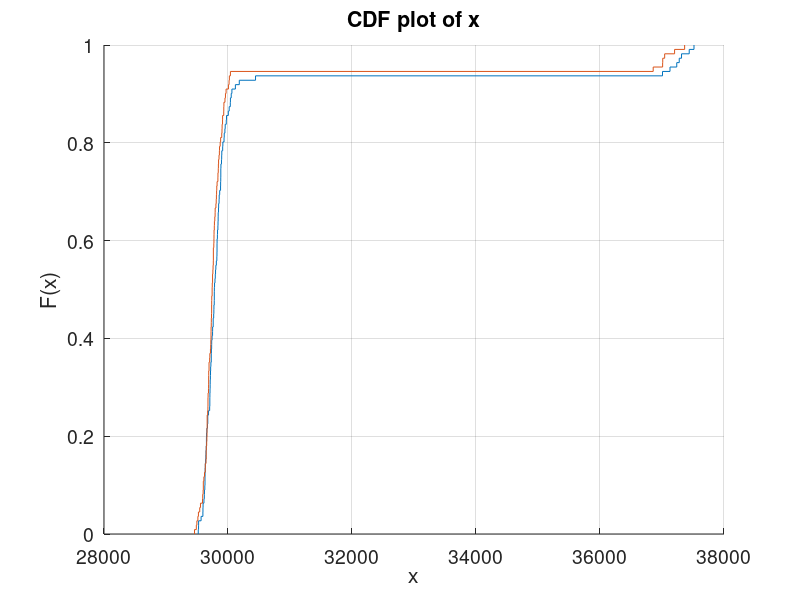

Here is the MATLAB script that generated this plot: (Note: this script raises an error after producing the figure.)
http1Time = [327587434, 302466497, 327862107, 326925506, 321118931, 328928438, 323664245, 326538385, 333599723, 1207158388, 332696463, 328157990, 333977957, 335136761, 285192895, 333157372, 326885225, 333364171, 1094294007, 327940000, 261849445, 259391321, 332831740, 305863771, 332643212, 328009274, 329151543, 334170672, 321680272, 335391624, 323006500, 326602838, 328349151, 327944440, 321879595, 331403136, 329604093, 329457492, 317267834, 330005884, 329738167, 329746840, 319653400, 326397082, 321855861, 995332596, 328295612, 326445854, 972920809, 317182039, 331389028, 328591503, 328202925, 323377523, 334326829, 344367744, 332636765, 329437775, 327350127, 331620125, 327958445, 328375110, 328385574, 332531171, 327715523, 326139704, 321087550, 326969651, 331170138, 335701723, 327919870, 1153397414, 273392001, 325487578, 336810759, 326709708, 329529187, 337596290, 328041551, 333323663, 333282608, 330791692, 275306190, 340666381, 328874901, 335362561, 942784221, 331125507, 1081353471, 332464190, 319708563, 340743595, 326221680, 319848146, 334239924, 327570865, 327707992, 338248195, 324506653, 334555219, 334174662, 459960667, 327937431, 324737325, 311195000, 330114173, 336367495, 337072456, 328513497, 333070701, 335432760];
http2Time = [302932108, 282336643, 301110314, 278864427, 304275846, 299907092, 300374822, 296460962, 298087095, 933607138, 300079809, 306188083, 300602147, 308871992, 296115656, 304183132, 291895328, 303585610, 925735675, 280964166, 302742031, 308118691, 295186484, 301324707, 308310108, 294078609, 278219808, 298492363, 289435237, 292315527, 301740030, 300725471, 304144343, 332920894, 295588027, 295030484, 313391744, 294257769, 273996004, 309918826, 306503934, 307593792, 288299153, 292682521, 289833822, 305355214, 307810835, 317791214, 1025143749, 307073794, 301847049, 293993137, 305532940, 289802277, 304261205, 299104221, 307374849, 296500480, 269058859, 310069749, 298953628, 294787308, 325949921, 296354496, 308325761, 294860437, 284920589, 299825553, 321450683, 296867043, 302346421, 932844639, 297764995, 305376301, 287360080, 298108481, 298077973, 307151446, 303173526, 298175706, 298242285, 290541567, 270616719, 294469320, 306709478, 300163387, 1132111861, 295760429, 951154444, 302922077, 300831034, 287887943, 299646106, 298727445, 306039900, 301154465, 291014754, 340230185, 296964468, 300338490, 304838565, 286644849, 308088028, 314052042, 256563432, 302125735, 273689783, 297925826, 307390718, 308499054, 315658669];
http1Time_1 = [89046282, 79168950, 83319306, 83424029, 82454766, 83923958, 85189018, 80716771, 92228631, 351978243, 88200023, 89454098, 92442928, 92323435, 81957008, 90478297, 84497114, 89233537, 242507426, 84965000, 75095006, 74212111, 85594654, 87375602, 90944721, 87254873, 88513632, 86827221, 84108066, 88944791, 84427133, 82154863, 86200778, 86117118, 79191232, 88247026, 89452821, 83859661, 79750449, 86357742, 83564429, 82615359, 84350491, 86540434, 81343527, 266237785, 85482693, 81331361, 270002357, 80614250, 85829837, 87501234, 87274161, 81283200, 92819538, 99016964, 94943998, 86514556, 85135470, 86820945, 85599612, 91496217, 84840654, 87068505, 82768645, 87783222, 87105134, 83235927, 87840229, 87724277, 86759183, 310368311, 74877188, 82470750, 94340389, 85367884, 86421539, 93653508, 83592856, 88957776, 85981296, 88740348, 73069017, 94282551, 83622271, 91316846, 214945305, 90004053, 235225037, 89081460, 80401302, 93146420, 85870256, 76470019, 90493705, 88585690, 83439108, 98366243, 80617777, 91489863, 88001451, 215448473, 85592307, 83165641, 82315801, 86692764, 92836664, 94955971, 85047023, 89730342, 94548638];
http2Time_1 = [81655380, 82369546, 78786161, 71756537, 80752343, 81229260, 82847158, 80686405, 77925635, 231507172, 80707811, 83358609, 80701183, 81089982, 79824169, 82307229, 82916583, 82398617, 212000259, 78640377, 80388026, 83336537, 83837428, 83429535, 83822357, 83152475, 77835620, 87177021, 80126305, 81043615, 79558750, 79452405, 81833065, 78649789, 78181073, 78219228, 86622142, 87251111, 80302448, 85503707, 86497935, 82898684, 81042085, 83544829, 80045835, 84549476, 79521567, 81542801, 217885725, 82115193, 79951955, 82897002, 81595382, 78754044, 80912248, 89117705, 79113355, 80682541, 77952850, 83779442, 79351643, 85894020, 83132307, 78834360, 84519582, 83505920, 79539152, 79222290, 84745772, 81100453, 80980684, 233856278, 82564636, 83665447, 76176206, 79477767, 80997635, 82432826, 85602162, 78430737, 77822445, 83226108, 82146478, 83491556, 80336941, 81897051, 310869962, 79575059, 263384363, 78872887, 82498776, 82980109, 80349032, 79094529, 84240547, 81631099, 83626721, 86863473, 78509791, 87484267, 83174077, 75629788, 84431697, 84060209, 76669583, 77414984, 76311130, 86032027, 86296207, 78783276, 87747281];
http1Time_2 = [43262064, 38506888, 43018762, 43769428, 42713249, 43723107, 44247033, 43725270, 42974445, 144353733, 44039817, 43042778, 42844283, 44081238, 37441791, 43728065, 42773698, 43463265, 146119906, 43419969, 37957502, 37534833, 43849452, 42806837, 43222064, 42366335, 44332399, 43690841, 42936163, 42872414, 43274658, 44698268, 43055359, 42526751, 43178344, 44117994, 42729483, 43104130, 42843192, 43263736, 43547791, 43572722, 43146464, 43027795, 43520179, 126898688, 43983965, 44008501, 123928671, 42307831, 43623579, 43768067, 43485834, 43555220, 42673740, 43359604, 42458093, 43653711, 43193807, 43703466, 43563270, 43078451, 43625518, 42787434, 43345640, 42917131, 42582817, 44520421, 43809389, 51329184, 43091332, 149778253, 41112928, 42728548, 43235511, 43433408, 42961858, 43601029, 43075021, 43219418, 44053797, 42892688, 37504720, 43675925, 44348403, 43754271, 127581131, 42239851, 146771481, 43429214, 43091674, 43371753, 42621803, 43667970, 43264653, 43136363, 42953722, 43408545, 43925454, 43968276, 43383313, 42500240, 42596019, 43302162, 42673870, 44056767, 42530573, 42364943, 44464087, 43362120, 42844097];
http2Time_2 = [41297398, 38062178, 43788190, 40730394, 41077763, 41542354, 40112584, 40886374, 41449851, 123743638, 40631654, 40981390, 40861379, 41160393, 40284404, 40397516, 40736421, 40837230, 121357056, 40868380, 40039216, 41288452, 40549024, 40085171, 41285813, 41455255, 40492780, 40872114, 40189896, 41533567, 41874945, 40075052, 40934840, 43791331, 39944812, 40902143, 41189548, 41906208, 37048499, 41108192, 41699748, 40898077, 40983602, 40837336, 40683883, 36355828, 41327399, 48168120, 136543768, 41301475, 41981745, 41715100, 40431611, 40692582, 40464969, 40230753, 42000559, 41572407, 35930482, 40881807, 40220382, 41206179, 41011609, 40833477, 41384009, 41135686, 36307718, 41112517, 41232464, 38389841, 41000264, 123185349, 40116724, 41115321, 41026072, 40189944, 40759413, 41258661, 40646848, 40428312, 40407125, 40948530, 37122907, 41359972, 40276157, 40932419, 145081653, 40822810, 130834103, 40746808, 40697755, 41005328, 40850918, 41300075, 40608907, 41209806, 39992276, 41257002, 41106262, 41182514, 41098298, 40611269, 41296670, 41149975, 40237211, 40862486, 36244097, 41317099, 40541995, 40341677, 40175593];
http1Time_3 = [37179788, 35093012, 38808048, 39554822, 38542827, 39970809, 38037391, 38714084, 36826649, 139535557, 36363859, 38833032, 37714559, 38310799, 34695966, 39059399, 38156510, 37325065, 144480892, 39913680, 34838921, 35236390, 39910594, 39806552, 39007184, 39400545, 38135167, 38442636, 38992208, 39307308, 37720457, 38606746, 38256455, 38127554, 37487722, 37073612, 37524136, 37490019, 37418253, 39257127, 38264177, 39824937, 38538279, 37109722, 37820347, 129768368, 37867994, 39714625, 118819979, 37618936, 39871025, 39980371, 37579665, 38645736, 37818837, 38332607, 38857993, 39215865, 38621186, 37963126, 39413055, 39284339, 37578246, 40209638, 39484495, 37110549, 37904992, 37248065, 38890671, 37593497, 38187082, 142005879, 37353868, 39205115, 38007002, 37734139, 38425313, 37368723, 38357061, 40103938, 38961604, 38126951, 34338078, 40281511, 38475250, 38035898, 118733814, 35252848, 136998329, 38296587, 37856656, 39229620, 38545165, 38897681, 39858327, 37505872, 39259201, 37908925, 37862767, 39214610, 40237609, 40751413, 39464698, 38991773, 35716599, 38547993, 38380021, 38931884, 38040896, 37359598, 38245129];
http2Time_3 = [37851279, 34638093, 37085683, 38261775, 37834988, 37696496, 37626776, 37594002, 37021409, 119816219, 37180158, 37919057, 38230670, 37652022, 36997996, 37884783, 37897125, 37451238, 121122100, 37241560, 37303753, 37766778, 37857405, 37230585, 38263111, 38287763, 37152498, 37360373, 36836998, 37589511, 37622671, 37037689, 38414669, 54239743, 36948148, 38674116, 37412012, 38286463, 34914902, 37939592, 37429003, 37400365, 37812800, 37163474, 37553704, 34383703, 37405359, 38152376, 131256620, 37748275, 37901992, 37824514, 38237925, 37815746, 37959883, 37992894, 37874004, 37666895, 34553865, 37565333, 37357429, 37509412, 38299321, 37606363, 37289389, 37831199, 34726791, 37328307, 40244185, 34854730, 38679742, 119256598, 38011827, 37255719, 38277572, 37110091, 37279687, 37974227, 44089339, 37561568, 36868799, 37720342, 34832158, 37506318, 37745790, 37984400, 140712864, 37578531, 117012159, 38084845, 36701178, 37461409, 38813893, 37719364, 37982678, 37677874, 37351416, 37560643, 37423027, 37374647, 37804868, 37585768, 37360470, 38312362, 37624166, 38154158, 34146391, 37558852, 37807185, 37351147, 37824305];
http1_size = [29880, 29595, 29649, 29674, 29639, 29778, 29596, 29643, 29847, 37315, 29842, 30005, 29841, 29914, 29632, 29858, 29645, 29626, 37439, 29795, 29799, 29773, 29823, 29895, 29823, 29972, 29936, 29629, 29686, 29704, 29674, 29708, 29718, 29812, 29525, 29629, 29652, 29783, 29730, 29822, 29720, 29761, 29752, 29883, 29566, 37278, 29716, 29761, 37008, 29710, 29831, 29917, 29620, 29730, 29779, 30039, 29829, 29804, 29630, 29737, 29724, 29779, 29884, 30063, 29780, 29707, 29659, 29654, 29820, 29707, 29884, 37238, 29598, 29976, 30444, 29751, 29790, 29900, 29736, 29769, 29618, 29837, 29652, 30119, 29526, 29950, 37516, 30052, 37129, 29839, 29634, 30182, 29881, 29732, 29772, 29612, 29713, 30019, 29520, 29886, 29955, 29856, 29898, 29939, 29824, 29849, 30037, 29743, 29712, 29669, 29866];
http2_size = [29932, 29744, 29688, 29838, 29726, 29687, 29685, 29694, 29746, 37012, 29489, 30007, 29659, 29751, 29874, 29523, 29903, 29664, 37203, 29592, 29793, 29634, 29664, 29661, 29775, 30039, 29648, 29602, 29602, 29969, 29951, 29633, 29514, 29819, 29731, 29824, 29751, 29621, 29899, 29737, 29648, 29672, 29694, 29759, 29717, 29843, 29730, 29810, 37365, 29773, 29764, 29734, 29707, 29650, 29544, 29913, 29805, 29726, 29861, 29813, 29781, 29661, 29704, 29905, 29756, 29677, 29764, 30017, 29460, 29679, 29931, 36858, 29764, 29723, 29912, 29498, 29863, 29787, 29556, 29677, 29721, 29589, 29816, 29689, 29771, 29855, 37043, 29688, 37010, 29744, 29837, 29934, 29763, 29774, 30022, 29664, 29599, 29611, 29645, 29738, 29727, 29845, 29656, 29736, 29881, 29959, 29736, 29848, 29676, 29792, 29779];

http1Time = http1Time / 1000000000;
http2Time = http2Time / 1000000000;
http1Time_1 = http1Time_1 / 1000000000;
http2Time_1 = http2Time_1 / 1000000000;
http1Time_2 = http1Time_2 / 1000000000;
http2Time_2 = http2Time_2 / 1000000000;
http1Time_3 = http1Time_3 / 1000000000;
http2Time_3 = http2Time_3 / 1000000000;

set(gca,'fontsize',14)

hold on
p1 = cdfplot(http1_size);
p2 = cdfplot(http2_size);
p1.LineWidth = 1;
p2.LineWidth = 1;
ylabel('CDF')
xlabel('size(byte)')
title('pages size')
legend('HTTP/1.x', 'HTTP/2')
